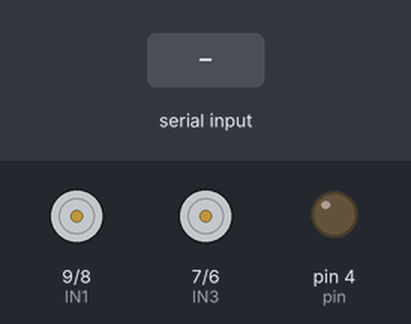
A sketch run on a simulated Arduino Uno, built with avr-gcc and run on an emulated ATmega328P. Parts: motor-driver pin pairs drawn as motors (green arrow = first pin HIGH = forward, orange = second pin HIGH = backward, longer = more drive, scaled by the enable pin), output pins drawn as LEDs (lit = HIGH). Inputs (shaded band) come from the test bench.

Above: at 1.2 s.
1.3 s: "1" received over Serial
At 2.2 s:
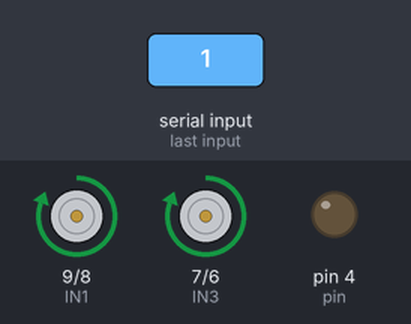
2.8 s: "2" received over Serial
At 3.3 s:
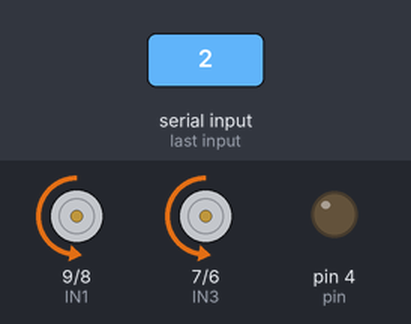
4.3 s: "3" received over Serial
At 5.5 s:
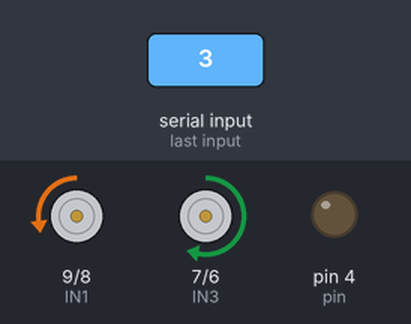
5.8 s: "4" received over Serial
At 6.8 s:
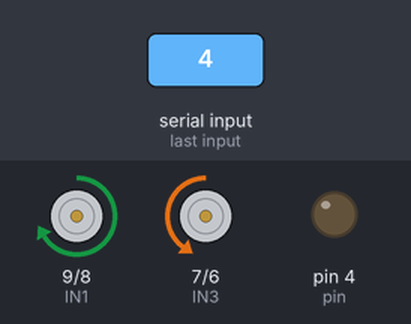
7.3 s: "1" received over Serial
At 8.0 s:
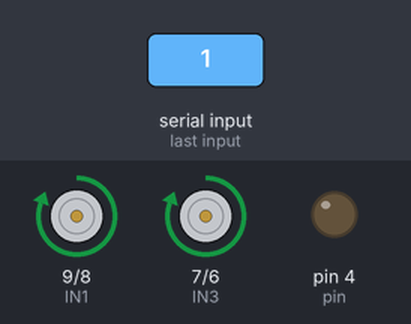
Timing chart, 0 to 9.8 s (numbered marks = the images above; inputs shaded):
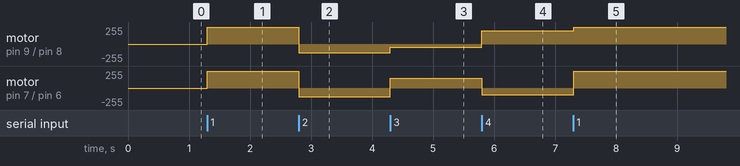

Measured:
- after the input at 1.3 s, motor on pin 9 (IN1) / pin 8 (IN2), motor on pin 7 (IN3) / pin 6 (IN4): stopped → forward 255/255 at once
- after the input at 2.8 s, motor on pin 9 (IN1) / pin 8 (IN2), motor on pin 7 (IN3) / pin 6 (IN4): forward 255/255 → backward 128/255 at once
- after the input at 4.3 s, motor on pin 9 (IN1) / pin 8 (IN2): backward 128/255 → backward 50/255 at once; motor on pin 7 (IN3) / pin 6 (IN4): backward 128/255 → forward 150/255 at once
- after the input at 5.8 s, motor on pin 9 (IN1) / pin 8 (IN2): backward 50/255 → forward 200/255 at once; motor on pin 7 (IN3) / pin 6 (IN4): forward 150/255 → backward 100/255 at once
- after the input at 7.3 s, motor on pin 9 (IN1) / pin 8 (IN2): forward 200/255 → forward 255/255 at once; motor on pin 7 (IN3) / pin 6 (IN4): backward 100/255 → forward 255/255 at once

The sketch:

Codigo_de_arduino.ino
```cpp
// Motor A
int ENA = 10;
int IN1 = 9;
int IN2 = 8;

// Motor B
int ENB = 5;
int IN3 = 7;
int IN4 = 6;
//comunicacion serial
char serialData;
int pin =4;

void setup() {
// Declaracion pines
 pinMode (ENA, OUTPUT);
 pinMode (ENB, OUTPUT);
 pinMode (IN1, OUTPUT);
 pinMode (IN2, OUTPUT);
 pinMode (IN3, OUTPUT);
 pinMode (IN4, OUTPUT);
 pinMode (pin, OUTPUT);
 Serial.begin(9600);

}
void Adelante ()
{
 //motor A
 digitalWrite (IN1, HIGH);
 digitalWrite (IN2, LOW);
 analogWrite (ENA, 255); //Velocidad motor A
 //motor B
 digitalWrite (IN3, HIGH);
 digitalWrite (IN4, LOW);
 analogWrite (ENB, 255); //Velocidad motor B
}
void Atras ()
{
 //motor A
 digitalWrite (IN1, LOW);
 digitalWrite (IN2, HIGH);
 analogWrite (ENA, 128); //Velocidad motor A
 //motor B
 digitalWrite (IN3, LOW);
 digitalWrite (IN4, HIGH);
 analogWrite (ENB, 128); //Velocidad motor B
}
void Derecha ()
{
 //motor A
 digitalWrite (IN1, HIGH);
 digitalWrite (IN2, LOW);
 analogWrite (ENA, 200); //Velocidad motor A
 //motor B
 digitalWrite (IN3, LOW);
 digitalWrite (IN4, HIGH);
 analogWrite (ENB, 100); //Velocidad motor A
}
void Izquierda ()
{
 //motor A
 digitalWrite (IN1, LOW);
 digitalWrite (IN2, HIGH);
 analogWrite (ENA, 50); //Velocidad motor A
 //motor B
 digitalWrite (IN3, HIGH);
 digitalWrite (IN4, LOW);
 analogWrite (ENB, 150); //Velocidad motor A
}
void Parar ()
{
 //motorA
 digitalWrite (IN1, LOW);
 digitalWrite (IN2, LOW);
 analogWrite (ENA, 0);
 //motor B
 digitalWrite (IN3, LOW);
 digitalWrite (IN4, LOW);
 analogWrite (ENB, 0); //Velocidad motor A
}
void loop() {
  if(Serial.available()>0)
  {
    serialData = Serial.read();
    //funcion adelante
    if(serialData=='1')
    {
      Adelante ();
    }
    //funcion atras
    if(serialData=='2')
    {
      Atras ();
    }
    //funcion izquierda
    if(serialData=='3')
    {
      Izquierda ();
    }
    //funcion derecha
    if(serialData=='4')
    {
      Derecha ();
    }
  }

}
```
